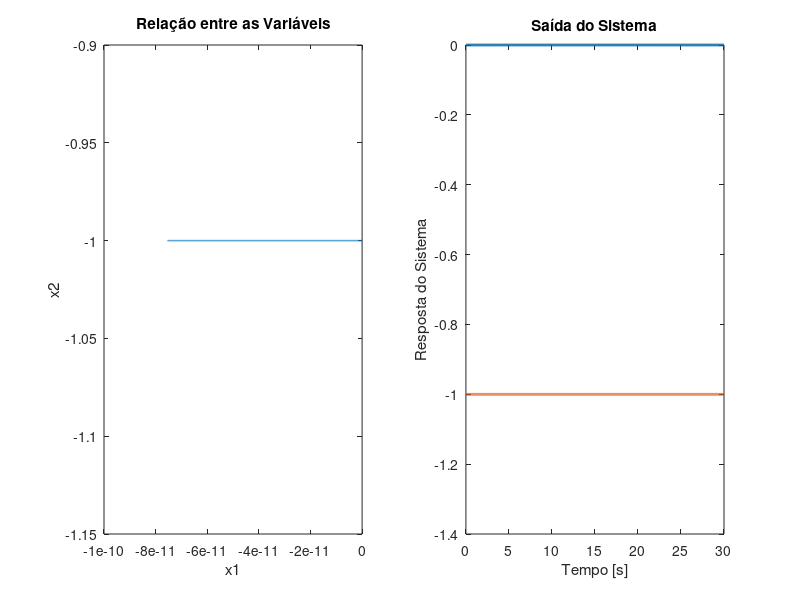

Write MATLAB code to recreate this figure.
%format long
function Problema3Ex7
    clear all; clc; warning off;
    x0 = [0 -1];% chute inicial
    options = optimset('LargeScale','off');
    %[x,fval,exitflag,output] = fminsearch(@Problema3Ex7Otimizacao,x0)
    [x,fval,exitflag,output] = fminunc(@Problema3Ex7Otimizacao,x0)
    fprintf('fval: %d\n', fval);
    fprintf('saida %d\n', exitflag);
    disp('dados saida:');
    disp(output)
    disp('valores x');
    disp(x);
    disp('favaliacao');
    disp(fval);
end

function [fval] = Problema3Ex7Otimizacao(X)
    x0 = X;
    t0 = 0;
    tf = 30;
    dt = 0.01;
    tpo = t0:dt:tf;
    [t,x] = ode45(@exemplo37,tpo,x0);
    x1 = x(:,1);
    x2 = x(:,2);
    
    % Graficos
    figure(1)
    pause(0.1);
    clf(1)
    subplot(1,2,1)
    plot(x1,x2,'LineWidth',1);
    hold on;
    title('Relação entre as Variáveis');
    xlabel('x1'); 
    ylabel('x2');
    hold off;

    hold on;
    subplot(1,2,2);
    plot(t,x,'LineWidth',2);
    title('Saída do Sistema');
    xlabel('Tempo [s]'); 
    ylabel('Resposta do Sistema');
    hold off;

    %função de avaliação
    aval1 = (max(x1) - min(x1))*100;
    aval2 = (max(x2) - min(x2))*100;

    fval = aval1 + aval2;
end

%função a ser otimizada
function xdot = exemplo37(t,x) %Função
    xdot = zeros(size(x,1),1);
    xdot(1) = 1 - x(2)^2;
    xdot(2) = -x(1)^2;
end
